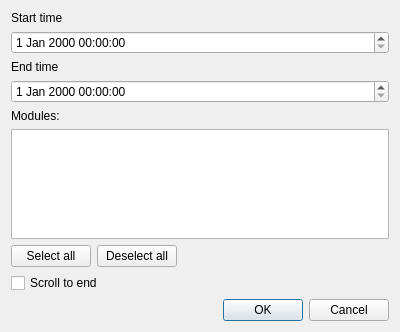
<?xml version="1.0" encoding="UTF-8"?>
<ui version="4.0">
 <class>InitialDataDialog</class>
 <widget class="QDialog" name="InitialDataDialog">
  <property name="geometry">
   <rect>
    <x>0</x>
    <y>0</y>
    <width>400</width>
    <height>332</height>
   </rect>
  </property>
  <property name="windowTitle">
   <string>Dialog</string>
  </property>
  <layout class="QVBoxLayout" name="verticalLayout">
   <item>
    <widget class="QLabel" name="label">
     <property name="text">
      <string>Start time</string>
     </property>
    </widget>
   </item>
   <item>
    <widget class="QDateTimeEdit" name="startTimeEdit"/>
   </item>
   <item>
    <widget class="QLabel" name="label_2">
     <property name="text">
      <string>End time</string>
     </property>
    </widget>
   </item>
   <item>
    <widget class="QDateTimeEdit" name="endTimeEdit"/>
   </item>
   <item>
    <widget class="QLabel" name="label_3">
     <property name="text">
      <string>Modules:</string>
     </property>
    </widget>
   </item>
   <item>
    <widget class="QListWidget" name="modulesListWidget"/>
   </item>
   <item>
    <spacer name="verticalSpacer">
     <property name="orientation">
      <enum>Qt::Orientation::Vertical</enum>
     </property>
     <property name="sizeHint" stdset="0">
      <size>
       <width>20</width>
       <height>40</height>
      </size>
     </property>
    </spacer>
   </item>
   <item>
    <layout class="QHBoxLayout" name="horizontalLayout">
     <item>
      <widget class="QPushButton" name="bSelect">
       <property name="text">
        <string>Select all</string>
       </property>
      </widget>
     </item>
     <item>
      <widget class="QPushButton" name="bDeselect">
       <property name="text">
        <string>Deselect all</string>
       </property>
      </widget>
     </item>
     <item>
      <spacer name="horizontalSpacer">
       <property name="orientation">
        <enum>Qt::Orientation::Horizontal</enum>
       </property>
       <property name="sizeHint" stdset="0">
        <size>
         <width>40</width>
         <height>20</height>
        </size>
       </property>
      </spacer>
     </item>
    </layout>
   </item>
   <item>
    <widget class="QCheckBox" name="cbScrollToEnd">
     <property name="text">
      <string>Scroll to end</string>
     </property>
    </widget>
   </item>
   <item>
    <widget class="QDialogButtonBox" name="buttonBox">
     <property name="orientation">
      <enum>Qt::Orientation::Horizontal</enum>
     </property>
     <property name="standardButtons">
      <set>QDialogButtonBox::StandardButton::Cancel|QDialogButtonBox::StandardButton::Ok</set>
     </property>
    </widget>
   </item>
  </layout>
 </widget>
 <resources/>
 <connections>
  <connection>
   <sender>buttonBox</sender>
   <signal>accepted()</signal>
   <receiver>InitialDataDialog</receiver>
   <slot>accept()</slot>
   <hints>
    <hint type="sourcelabel">
     <x>248</x>
     <y>254</y>
    </hint>
    <hint type="destinationlabel">
     <x>157</x>
     <y>274</y>
    </hint>
   </hints>
  </connection>
  <connection>
   <sender>buttonBox</sender>
   <signal>rejected()</signal>
   <receiver>InitialDataDialog</receiver>
   <slot>reject()</slot>
   <hints>
    <hint type="sourcelabel">
     <x>316</x>
     <y>260</y>
    </hint>
    <hint type="destinationlabel">
     <x>286</x>
     <y>274</y>
    </hint>
   </hints>
  </connection>
 </connections>
</ui>
